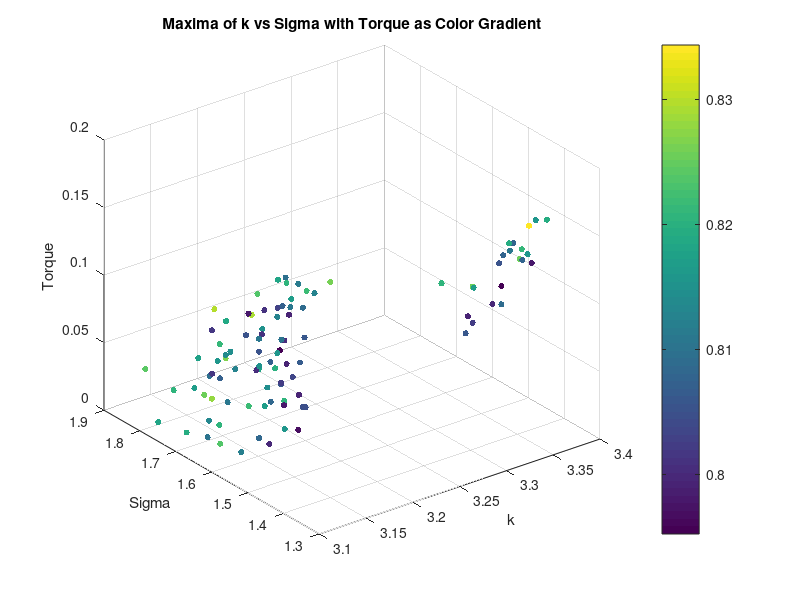
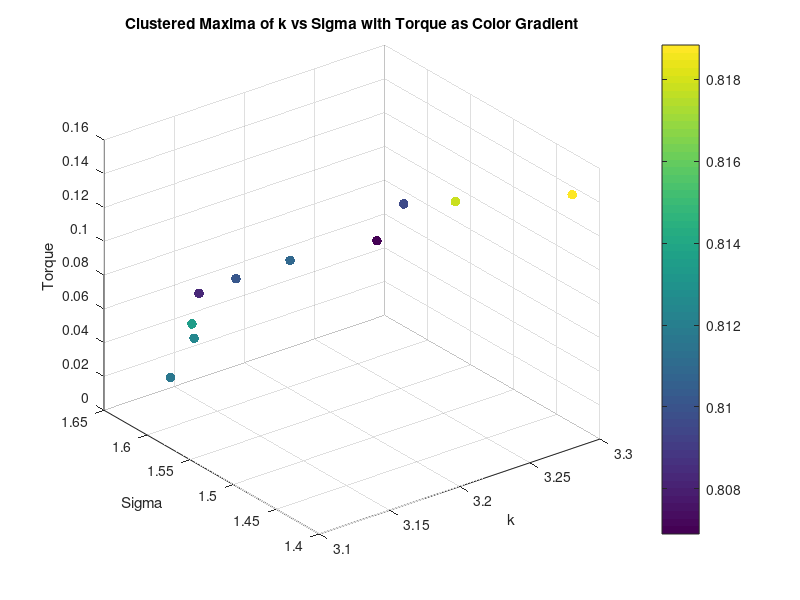
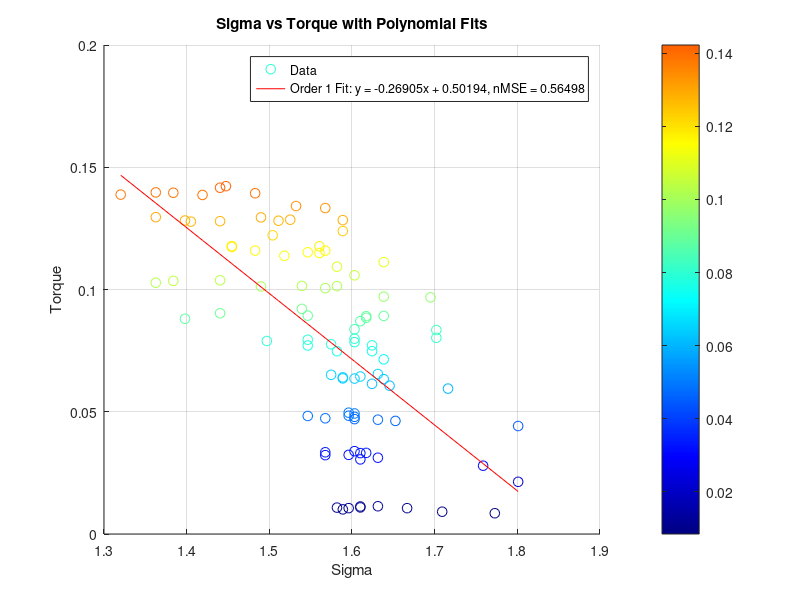
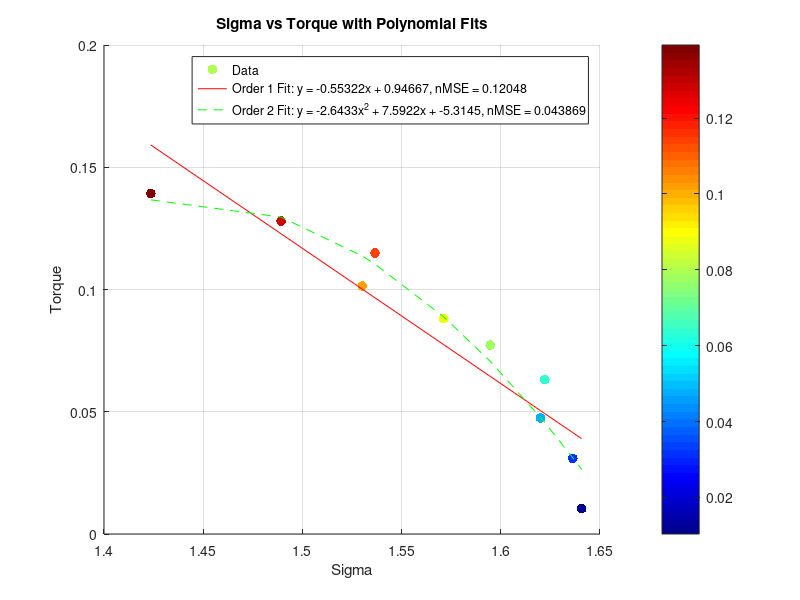

MATLAB code to generate these figures, in order:
clear all;
close all;


%% Torque Analysis
load('maxima_data.mat');
scatter3(maxima_k, maxima_sigma, torque_values, 20, maxima_corr, 'filled');
xlabel('k');
ylabel('Sigma');
zlabel('Torque');
title('Maxima of k vs Sigma with Torque as Color Gradient');
colorbar;
grid on;
% K means clustering of torque into 10 clusters, taking mean of each cluster k, sigma and corr too
[cluster_idx, cluster_centers] = kmeans(torque_values', 10);
% Take the mean of each cluster
torque_means = zeros(10, 1);
sigma_means = zeros(10, 1);
k_means = zeros(10, 1);
corr_means = zeros(10, 1);
for i = 1:10
    torque_means(i) = mean(torque_values(cluster_idx == i));
    sigma_means(i) = mean(maxima_sigma(cluster_idx == i));
    k_means(i) = mean(maxima_k(cluster_idx == i));
    corr_means(i) = mean(maxima_corr(cluster_idx == i));
end
% Plot the clusters
figure;
scatter3(k_means, sigma_means, torque_means, 50, corr_means, 'filled');
xlabel('k');
ylabel('Sigma');
zlabel('Torque');
title('Clustered Maxima of k vs Sigma with Torque as Color Gradient');
colorbar;
grid on;
% Ensure data is sorted for polyfit
[sigma_sorted, sort_idx] = sort(maxima_sigma);
torque_sorted = torque_values(sort_idx);
% Display correlation between torque and sigma
disp('Correlation between Torque and Sigma:');
disp(corr(torque_sorted', sigma_sorted'));
% Display correlation between torque and sigma^2
disp('Correlation between Torque and Sigma^2:');
disp(corr(torque_sorted', sigma_sorted'.^2));
% Polyfit for sigma vs torque (order 1 and 2)
p1_sigma = polyfit(sigma_sorted, torque_sorted, 1);
% Calculate fitted values and normalized MSE for sigma vs torque
fitted_torque_p1_sigma = polyval(p1_sigma, sigma_sorted);
mse_p1_sigma = mean((torque_sorted - fitted_torque_p1_sigma).^2);
nmse_p1_sigma = mse_p1_sigma / var(torque_sorted);
% Display results for sigma vs torque
disp('Sigma vs Torque:');
disp(['Order 1 nMSE: ', num2str(nmse_p1_sigma)]);
%display correlation between torque and sigma
% Plot for sigma vs torque with polynomial fits (first instance)
figure;
scatter(sigma_sorted, torque_sorted, 50, torque_sorted,'DisplayName', 'Data');
% Create a custom colormap based on jet, excluding yellow/light orange
cmap = jet(256); % Get the jet colormap with 256 colors
cmap = cmap(1:200, :); % Keep only the first 200 colors, removing the yellow/light orange range
colormap(cmap); % Apply the custom colormap
colorbar; % Add a colorbar to indicate the mapping of color to torque_sorted values
hold on;
plot(sigma_sorted, fitted_torque_p1_sigma, '-r', 'DisplayName', ...
    ['Order 1 Fit: y = ', num2str(p1_sigma(1)), 'x + ', num2str(p1_sigma(2)), ...
    ', nMSE = ', num2str(nmse_p1_sigma)]);
xlabel('Sigma');
ylabel('Torque');
title('Sigma vs Torque with Polynomial Fits');
legend('show');
grid on;
% Ensure data is sorted for polyfit
[sigma_sorted, sort_idx] = sort(sigma_means);
torque_sorted = torque_means(sort_idx);
%Display correlation between torque and sigma
disp('Correlation between Torque and Sigma:');
disp(corr(torque_sorted, sigma_sorted));
%Display correlation between torque and sigma^2
disp('Correlation between Torque and Sigma^2:');
disp(corr(torque_sorted, sigma_sorted.^2));
% Polyfit for sigma vs torque (order 1 and 2)
p1_sigma = polyfit(sigma_sorted, torque_sorted, 1);
p2_sigma = polyfit(sigma_sorted, torque_sorted, 2);
% Calculate zitted values and normalized MSE for sigma vs torque
fitted_torque_p1_sigma = polyval(p1_sigma, sigma_sorted);
fitted_torque_p2_sigma = polyval(p2_sigma, sigma_sorted);
mse_p1_sigma = mean((torque_sorted - fitted_torque_p1_sigma).^2);
mse_p2_sigma = mean((torque_sorted - fitted_torque_p2_sigma).^2);
nmse_p1_sigma = mse_p1_sigma / var(torque_sorted);
nmse_p2_sigma = mse_p2_sigma / var(torque_sorted);
% Display results for sigma vs torque
disp('Sigma vs Torque:');
disp(['Order 1 nMSE: ', num2str(nmse_p1_sigma)]);
disp(['Order 2 nMSE: ', num2str(nmse_p2_sigma)]);
% Plot for sigma vs torque with polynomial fits (second instance)
figure;
scatter(sigma_sorted, torque_sorted, 50, torque_sorted, 'filled', 'DisplayName', 'Data');
colormap(jet); % High contrast colormap suitable for white background
colorbar; % Add a colorbar to indicate the mapping of color to torque_sorted values
hold on;
plot(sigma_sorted, fitted_torque_p1_sigma, '-r', 'DisplayName', ...
    ['Order 1 Fit: y = ', num2str(p1_sigma(1)), 'x + ', num2str(p1_sigma(2)), ...
    ', nMSE = ', num2str(nmse_p1_sigma)]);
plot(sigma_sorted, fitted_torque_p2_sigma, '--g', 'DisplayName', ...
    ['Order 2 Fit: y = ', num2str(p2_sigma(1)), 'x^2 + ', num2str(p2_sigma(2)), ...
    'x + ', num2str(p2_sigma(3)), ', nMSE = ', num2str(nmse_p2_sigma)]);
xlabel('Sigma');
ylabel('Torque');
title('Sigma vs Torque with Polynomial Fits');
legend('show');
grid on;

%% Diameter Analysis
% Saved as diameter_value, k_values(max_k_idx), sigma_values(max_sigma_idx), max_val
load('maxima_data_Diam.mat');

figure;
scatter3(maxima_matrix(:, 2), maxima_matrix(:, 3), maxima_matrix(:, 1), 50, maxima_matrix(:, 1), 'filled'); 
xlabel('k');
ylabel('Sigma');
zlabel('Diameter');
title('Maxima of k vs Sigma with Diameter as Color Gradient');
colorbar;
grid on;

% K vs d
% Ensure data is sorted for polyfit
[k_sorted, sort_idx] = sort(maxima_matrix(:, 2));
d_sorted = maxima_matrix(sort_idx, 1);
% Display correlation between d and k
disp('Correlation between Diameter and k:');
disp(corr(d_sorted, k_sorted));

%plot for k vs diam with polynomial fits
figure;
scatter(k_sorted, d_sorted, 50, d_sorted, 'filled', 'DisplayName', 'Data');
colormap(jet); % High contrast colormap suitable for white background
colorbar; % Add a colorbar to indicate the mapping of color to d_sorted values

hold on;
p1_k = polyfit(k_sorted, d_sorted, 1);
fitted_d_p1_k = polyval(p1_k, k_sorted);
mse_p1_k = mean((d_sorted - fitted_d_p1_k).^2);
nmse_p1_k = mse_p1_k / var(d_sorted);
disp('Diameter vs k:');
disp(['Order 1 nMSE: ', num2str(nmse_p1_k)]);
plot(k_sorted, fitted_d_p1_k, '-r', 'DisplayName', ...
    ['Order 1 Fit: y = ', num2str(p1_k(1)), 'x + ', num2str(p1_k(2)), ...
    ', nMSE = ', num2str(nmse_p1_k)]);
xlabel('k');
ylabel('Diameter');
title('k vs Diameter with Polynomial Fits');
legend('show');
